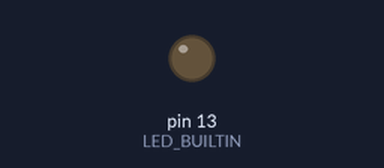
The sketch below on a simulated Arduino Uno, built with avr-gcc and run on an emulated ATmega328P. Parts: output pins drawn as LEDs (lit = HIGH). What the sketch prints to the serial monitor is not drawn.

Above: at 0.1 s.
At 10.1 s:
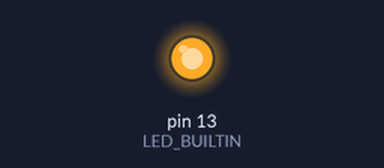
Timing chart, 0 to 11.7 s (numbered marks = the images above):
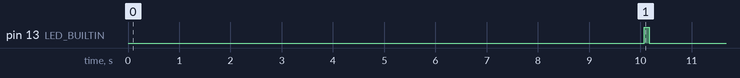

The sketch:

TR_AUTO_BT_IR.ino
```cpp
/*
 *  based on https://learn.adafruit.com/using-an-infrared-library/hardware-needed
 *  D3 output !!! IR led via 1kphm, !!! can't change IO in code only in IRLibHardware.h
*/
#include <Arduino.h>
#include "Pure_Acoustics_code.h" // IR code list

#define IR_SEND_PIN 3
#include <IRremote.hpp> // include the library

#define SERIAL_BAUD_RATE  (115200)   // vitesse du port série (Serial Monitor)
#define SERIAL_TIMEOUT    (1)        // timeout de lecture série (ms ou valeur utilisée par setTimeout)

const int IR_STABLE_TIME = 2000;
const int32_t DELAY_BEFORE_START = 10000;
// Nombre total d'envois souhaité (1 = une seule trame, 2 = 2 trames, etc.)
int sendCountstart = 5;


void BLINK() {
  digitalWrite(LED_BUILTIN, HIGH);  // turn the LED on (HIGH is the voltage level)
  delay(100);                      // wait for a second
  digitalWrite(LED_BUILTIN, LOW);   // turn the LED off by making the voltage LOW
  delay(100);                      // wait for a second
}
// ===================== SEND FUNCTION =====================
// Envoie une trame IR "PulseDistanceWidth" avec les timings ci-dessus.
// Paramètres:
//   - data: le code IR (sur 24 bits ici)
//   - sendCount: nombre total d'envois (1 = une fois, 2 = deux fois, ...)
void sendIR_NEC(uint32_t data, uint8_t sendCount) {
  if (sendCount == 0) return; // sécurité : si 0, on n'envoie rien
  // Dans IRremote, on doit fournir "numberOfRepeats" = répétitions après le 1er envoi.
  // Exemple: sendCount=1 -> repeats=0 ; sendCount=3 -> repeats=2
  uint8_t repeats = sendCount - 1;

  IrSender.sendNECRaw(data,repeats);

  BLINK();
}


void setup() {
  // Initialise la communication série pour debug/monitoring
  Serial.begin(SERIAL_BAUD_RATE);
  Serial.setTimeout(SERIAL_TIMEOUT);
  pinMode(LED_BUILTIN, OUTPUT);


  // Initialise l'émetteur IR (broche d'émission définie par IR_SEND_PIN / config IRremote)
  // NOTE: selon la config IRremote, la broche est prise depuis PinDefinitionsAndMore.h
  IrSender.begin();

  // Coupe la LED de feedback (sinon elle clignote à chaque envoi IR)
  disableLEDFeedback();

  // Message de debug pour confirmer l'initialisation
  Serial.println("init");
  delay(DELAY_BEFORE_START); // wait 10 sec to make sure tv is on

  sendIR_NEC(POWER,sendCountstart);
  Serial.println("POWER");
  delay(IR_STABLE_TIME); // wait 10 sec to make sure tv is on

}

void loop() {
}
```

Pure_Acoustics_code.h
```cpp
// IR codes for MAG remote
//work with protocole NEC 32 bits

#define POWER        0x78871608
#define Mute         0x23DC1608
#define UP           0x7B841608
#define DOWN         0x728D1608
#define PLAY_PAUSE   0x4DB21608
#define MODE         0x758A1608
#define PREVIOUS     0x44BB1608
#define NEXT         0x718E1608
#define BT           0x4AB51608
#define _3D          0x37C81608
#define LINK         0x76891608
```
